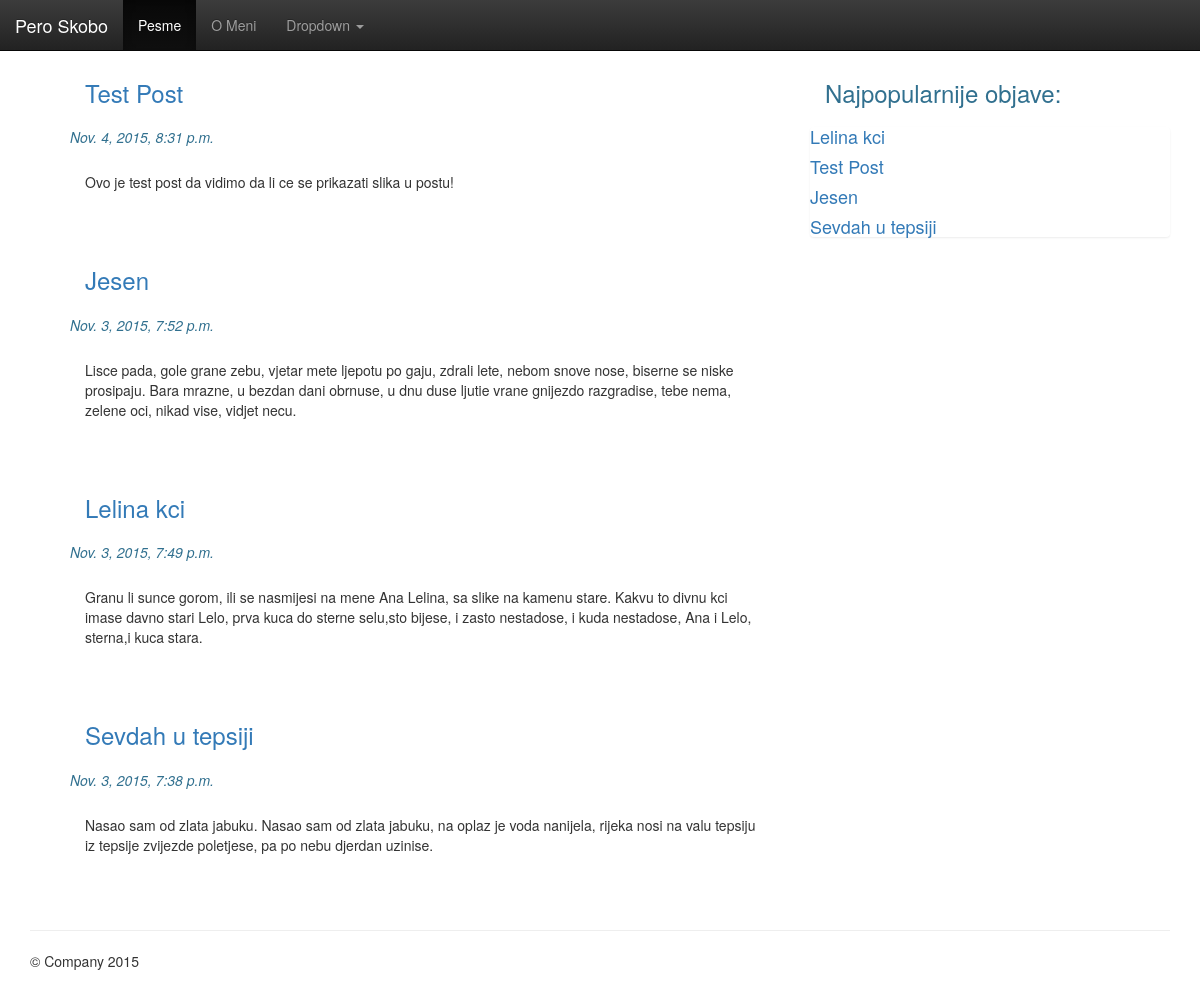
The page /blog/ on the database as committed earlier.
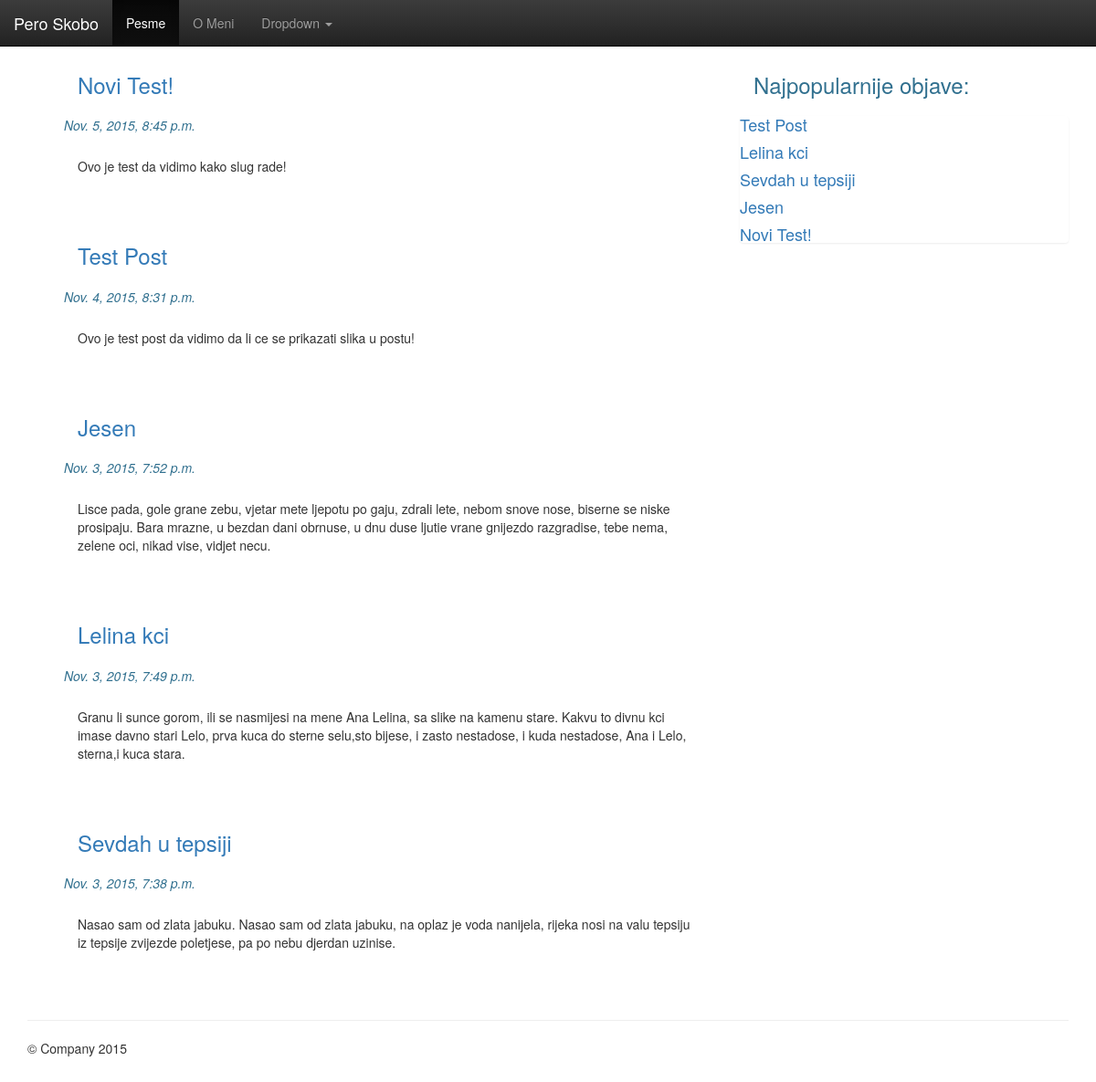
The same page on the database as committed later.
### blog/models.py (models this page shows, shortened)
class Post(models.Model):
    created_at = models.DateTimeField(auto_now_add=True)
    title = models.CharField(max_length=100)
    content = models.TextField()
    tag = models.CharField(max_length=20, blank=True, null=True)
    image = models.ImageField(upload_to="images", blank=True, null=True)
    views = models.IntegerField(default=0)
    slug = models.CharField(max_length=100, unique=True)

### blog/views.py (the view)
def index(request):
    latest_posts = Post.objects.all().order_by('-created_at')
    t = loader.get_template('blog/index.html')
    context_dict = {
        'latest_posts': latest_posts,
        'popular_posts': get_popular_posts(),
    }
    c = Context(context_dict)
    return HttpResponse(t.render(c))

### blog/views.py (called while the page is built)
def get_popular_posts():
    popular_posts = Post.objects.order_by('-views')[:5]
    return popular_posts

### templates/blog/index.html
{% extends "base.html" %}
{% block content %}
<div class="row">
    <div class="col-xs-12 col-md-8">
        <div class="">
        {% if latest_posts %}
            <ul>
            {% for post in latest_posts %}
                <div class="panel-heading">
                    <h3><a href="/blog/{{ post.slug }}">{{ post.title }}</a></h3>
                </div>
                <p class="text-info"><em>{{ post.created_at }}</em></p>
                <div class="panel-body">
                <p>{{ post.content }}</p>
                <br />
                </div>
            {% endfor %}
            </ul>
        {% endif %}
        </div>
    </div>
<div class="col-xs-12 col-md-4">
    <h3 class="text-info panel-heading">Najpopularnije objave:</h3>
    <ul class="list-group list-unstyled">
        {% for popular_post in popular_posts %}
            <h4><li class="list-grup-item"><a href="/blog/{{ popular_post.slug }}" target="">{{ popular_post.title }}</a></li></h4>
    {% endfor %}
    </ul>
</div>
    {% endblock content %}

Rows that differ between the two databases and show on the page:
added Post: title "Novi Test!", created_at "Nov. 5, 2015, 8:45 p.m.", content "Ovo je test da vidimo kako slug rade!"
changed Post "Test Post": moves up the list
changed Post "Sevdah u tepsiji": moves up the list
